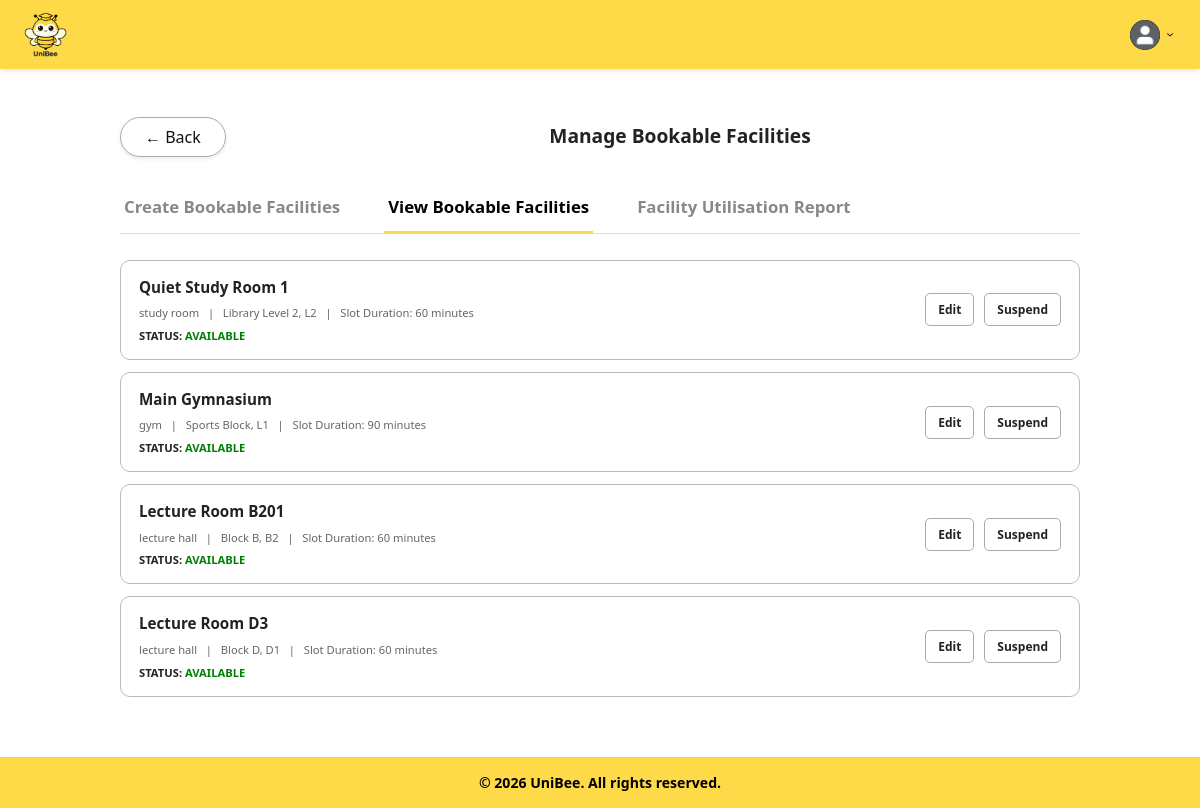
Screenshot of /boundary/manageBookableFacilitiesPage.php?tab=view (signed in) with the database file from the repository.
### tables this page shows
CREATE TABLE BookableFacilities (
    id INT PRIMARY KEY AUTO_INCREMENT,
    facilityId INT NOT NULL,
    isBookable BOOLEAN DEFAULT FALSE,
    slotDuration INT,
    bookingCapacity INT NULL,
    openTime TIME,
    closeTime TIME,
    status ENUM('available', 'unavailable') DEFAULT 'available',
    createdAt DATETIME DEFAULT CURRENT_TIMESTAMP,
    updatedAt DATETIME DEFAULT CURRENT_TIMESTAMP ON UPDATE CURRENT_TIMESTAMP,
    FOREIGN KEY (facilityId) REFERENCES Facilities(id) ON DELETE CASCADE,
    UNIQUE (facilityId)
);

CREATE TABLE Facilities (
    id INT PRIMARY KEY AUTO_INCREMENT,
    universityId INT NOT NULL,
    floorId INT,
    name VARCHAR(255) NOT NULL,
    roomCode VARCHAR(100),
    type ENUM('study room', 'gym', 'lecture hall', 'lab', 'classroom') DEFAULT 'study room',
    description TEXT,
    location VARCHAR(255),
    blockFloor VARCHAR(100),
    capacity INT,
    status VARCHAR(50) DEFAULT 'active',
    createdAt DATETIME DEFAULT CURRENT_TIMESTAMP,
    updatedAt DATETIME DEFAULT CURRENT_TIMESTAMP ON UPDATE CURRENT_TIMESTAMP,
    FOREIGN KEY (universityId) REFERENCES Universities(id) ON DELETE CASCADE,
    FOREIGN KEY (floorId) REFERENCES CampusFloors(id) ON DELETE SET NULL
);

### entity/bookableFacilities.php (called while the page is built, shortened)
<?php
class BookableFacilities
{
    public function getBookableFacilitiesByUniversity(
        $universityId
    ) {
        $database = new Database();
        $db = $database->connect();
        try {
            $sql = "SELECT
                        bf.id,
                        bf.facilityId,
                        bf.isBookable,
                        bf.slotDuration,
                        bf.bookingCapacity,
                        bf.openTime,
                        bf.closeTime,
                        bf.status,
                        bf.createdAt,
                        bf.updatedAt,
                        f.name,
                        f.type,
                        f.location,
                        f.blockFloor,
                        f.capacity
                    FROM BookableFacilities bf
                    INNER JOIN Facilities f
                        ON f.id = bf.facilityId
                    WHERE f.universityId = ?
                    ORDER BY f.type ASC,
                             f.name ASC";
            $stmt = $db->prepare($sql);
            $stmt->execute([
                $universityId
            ]);
            return $stmt->fetchAll(
                PDO::FETCH_ASSOC
            );
        } catch (PDOException $e) {
            error_log(
                "Get bookable facilities error: "
                . $e->getMessage()
            );
            return [];
        }
    }
}
?>

### controller/manageBookableFacilitiesController.php (called while the page is built, shortened)
<?php
require_once "../entity/facilities.php";
require_once "../entity/bookableFacilities.php";
class ManageBookableFacilitiesController
{
    private $bookableFacilities;
    public function __construct()
    {
        $this->bookableFacilities =
            new BookableFacilities();
    }
    public function getBookableFacilities($universityId)
    {
        return $this->bookableFacilities
            ->getBookableFacilitiesByUniversity(
                $universityId
            );
    }
}
?>

### boundary/manageBookableFacilitiesPage.php (the view, shortened to what this page needs)
<?php
require_once "../controller/manageBookableFacilitiesController.php";
$universityId =
    $_SESSION['university_id'] ?? null;
$controller =
    new ManageBookableFacilitiesController();
$tab =
    $_GET['tab'] ?? 'create';
$facilities = [];
$bookableFacilities = [];
if ($universityId !== null) {
    $facilities =
        $controller->getAvailableFacilities(
            $universityId
        );
    $bookableFacilities =
        $controller->getBookableFacilities(
            $universityId
        );
}
?>
<!DOCTYPE html>
<html lang="en">
<head>
    <link rel="stylesheet" href="../style.css">
</head>
<body>
    <header class="header">
        <div class="logo-container">
            <img src="../images/uniBeeLogo.png" alt="UniBee Logo">
        </div>
        <div class="dashboard-header-right">
            <div class="profile-dropdown">
                <div class="profile-container" onclick="toggleDropdown()">
                    <img src="../images/profilePic.png" alt="Profile" class="profile-icon">
                    <img src="../images/dropdown.png" alt="Menu" class="dropdown-arrow">
                </div>
            </div>
        </div>
    </header>
    <main class="bookable-page">
        <div class="bookable-container">
            <div class="profile-header">
                <a href="universityAdminDashboardPage.php" class="btn-back">
                    &#8592; Back
                </a>
                <h1 class="section-label">
                    Manage Bookable Facilities
                </h1>
            </div>
            <div class="bookable-tabs">
                <a href="?tab=create" class="bookable-tab
                    <?php
                    echo $tab === 'create'
                        ? 'active'
                        : ''; ?>">
                    Create Bookable Facilities
                </a>
                <a href="?tab=view" class="bookable-tab
                    <?php
                    echo $tab === 'view'
                        ? 'active'
                        : ''; ?>">
                    View Bookable Facilities
                </a>
                <a href="?tab=report" class="bookable-tab
                    <?php
                    echo $tab === 'report'
                        ? 'active'
                        : ''; ?>">
                    Facility Utilisation Report
                </a>
            </div>
            <?php if ($tab === 'create'): ?>
                <form method="POST" action="../controller/manageBookableFacilitiesController.php" class="bookable-form">
                    <input type="hidden" name="action" value="createBookableFacility">
                    <div class="form-group">
                        <label for="facilityType">
                            Facility Type
                        </label>
                        <select id="facilityType" name="facilityType" onchange="filterFacilities()" required>
                            <option value="">
                                Select facility type
                            </option>
                            <option value="study room">
                                Study Room
                            </option>
                            <option value="gym">
                                Gym
                            </option>
                            <option value="lecture hall">
                                Lecture Hall
                            </option>
                            <option value="lab">
                                Lab
                            </option>
                        </select>
                    </div>
                    <div class="form-group">
                        <label for="facilityId">
                            Facility Name
                        </label>
                        <select id="facilityId" name="facilityId" required>
                            <option value="" data-type="">
                                Select facility
                            </option>
                            <?php foreach ($facilities as $facility): ?>
                                <option value="<?php
                                echo (int) $facility['id'];
                                ?>" data-type="<?php
                                echo htmlspecialchars(
                                    $facility['type']
                                );
                                ?>">
                                    <?php
                                    echo htmlspecialchars(
                                        $facility['name']
                                    );
                                    ?>
                                    —
                                    <?php
                                    echo htmlspecialchars(
                                        $facility['location']
                                    );
                                    ?>,
                                    <?php
                                    echo htmlspecialchars(
                                        $facility['blockFloor']
                                    );
                                    ?>
                                </option>
                            <?php endforeach; ?>
                        </select>
                    </div>
                    <div class="form-group">
                        <label for="openTime">
                            Open Time
                        </label>
                        <input type="time" id="openTime" name="openTime" required>
                    </div>
                    <div class="form-group">
                        <label for="closeTime">
                            End Time
                        </label>
                        <input type="time" id="closeTime" name="closeTime" required>
                    </div>
                    <div class="form-group">
                        <label for="slotDuration">
                            Slot Duration (minutes)
                        </label>
                        <input type="number" id="slotDuration" name="slotDuration" min="1" step="1" placeholder="e.g. 60"
                            required>
                    </div>
                    <div class="create-button-area">
                        <button type="submit" class="btn-create-bookable">
                            Create
                        </button>
                    </div>
                </form>
            <?php elseif ($tab === 'view'): ?>
                <?php if (empty($bookableFacilities)): ?>
                    <div class="empty-message">
                        No bookable facilities found.
                    </div>
                <?php else: ?>
                    <div class="bookable-list">
                        <?php foreach ($bookableFacilities as $facility): ?>
                            <div class="bookable-row">
                                <div class="bookable-main">
                                    <span class="bookable-name">
                                        <?php
                                        echo htmlspecialchars($facility['name']);
                                        ?>
                                    </span>
                                    <span class="bookable-details">
                                        <?php
                                        echo htmlspecialchars($facility['type']);
                                        ?>
                                        &nbsp; | &nbsp;
                                        <?php
                                        echo htmlspecialchars($facility['location']);
                                        ?>,
                                        <?php
                                        echo htmlspecialchars($facility['blockFloor']);
                                        ?>
                                        &nbsp; | &nbsp;
                                        Slot Duration:
                                        <?php
                                        echo (int) $facility['slotDuration'];
                                        ?>
                                        minutes
                                    </span>
                                    <div class="bookable-status">
                                        Status:
                                        <span class="<?php
                                        echo $facility['status'] === 'available'
                                            ? 'status-available'
                                            : 'status-unavailable';
                                        ?>">
                                            <?php
                                            echo ucfirst(
                                                htmlspecialchars($facility['status'])
                                            );
                                            ?>
                                        </span>
                                    </div>
                                </div>
                                <div class="bookable-actions">
                                    <button type="button" class="bookable-action-button" onclick="openEditPopup(
                                    <?php echo (int) $facility['id']; ?>
                                )">
                                        Edit
                                    </button>
                                    <form method="POST" action="../controller/manageBookableFacilitiesController.php">
                                        <button type="submit" class="bookable-action-button">
                                            <?php
                                            echo $facility['status'] === 'available'
                                                ? 'Suspend'
                                                : 'Reactivate';
                                            ?>
                                        </button>
                                    </form>
                                </div>
                            </div>
                        <?php endforeach; ?>
                    </div>
                <?php endif; ?>
            <?php endif; ?>
        </div>
    </main>
    <footer>
        <div class="footer-bottom-bar">
            &copy; 2026 UniBee.
            All rights reserved.
        </div>
    </footer>
</body>
</html>

### boundary/manageBookableFacilitiesPage.php (style rules this page uses)
.bookable-page { width: 80%; max-width: 1050px; margin: 0 auto; padding: 30px 0 60px; box-sizing: border-box; }
.profile-header { position: relative; display: flex; align-items: center; width: 100%; min-height: 45px; margin: 15px 0 25px 0; }
.profile-header .section-label { position: absolute; left: 70%; transform: translateX(-50%); margin: 0 !important; text-align: center !important; white-space: nowrap; }
.bookable-tabs { display: flex; gap: 40px; border-bottom: 1px solid #ddd; margin-bottom: 26px; }
.bookable-tab { padding: 10px 4px; font-size: 1.05rem; font-weight: 700; color: #888; text-decoration: none; border-bottom: 3px solid transparent; margin-bottom: -1px; }
.bookable-tab.active { color: #000; border-bottom-color: var(--bg-yellow); }
.bookable-list { display: flex; flex-direction: column; gap: 12px; }
.bookable-row { display: flex; justify-content: space-between; align-items: center; gap: 15px; padding: 14px 18px; border: 1px solid #bbb; border-radius: 10px; }
.bookable-actions { display: flex; align-items: center; justify-content: flex-end; gap: 10px; flex-wrap: nowrap; margin-left: auto; }
.bookable-actions form { margin: 0; }
.bookable-action-button { display: inline-block; padding: 7px 12px; border: 1px solid #aaa; border-radius: 5px; background: white; font-size: 0.75rem; font-weight: 600; cursor: pointer; text-decoration: none; color: #222; line-height: normal; }
.bookable-main { display: flex; flex-direction: column; gap: 5px; }
.bookable-name { font-size: 0.95rem; font-weight: 700; }
.bookable-details { font-size: 0.7rem; color: #666; }
.bookable-status { font-size: 0.7rem; font-weight: 600; text-transform: uppercase; }
.status-available { color: green; }

### rows the page displays
bookablefacilities: facilityId.name "Quiet Study Room 1", facilityId.type "study room", facilityId.location "Library Level 2", facilityId.blockFloor "L2", slotDuration "60", status "AVAILABLE", shows "Suspend"
bookablefacilities: facilityId.name "Main Gymnasium", facilityId.type "gym", facilityId.location "Sports Block", facilityId.blockFloor "L1", slotDuration "90", status "AVAILABLE", shows "Suspend"
bookablefacilities: facilityId.name "Lecture Room B201", facilityId.type "lecture hall", facilityId.location "Block B", facilityId.blockFloor "B2", slotDuration "60", status "AVAILABLE", shows "Suspend"
bookablefacilities: facilityId.name "Lecture Room D3", facilityId.type "lecture hall", facilityId.location "Block D", facilityId.blockFloor "D1", slotDuration "60", status "AVAILABLE", shows "Suspend"
